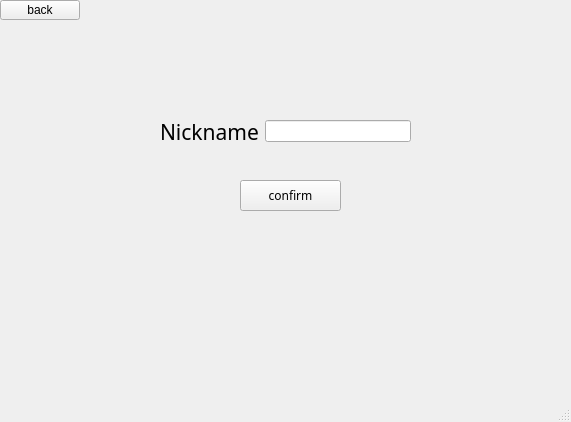
<?xml version="1.0" encoding="UTF-8"?>
<ui version="4.0">
 <class>username</class>
 <widget class="QMainWindow" name="username">
  <property name="geometry">
   <rect>
    <x>0</x>
    <y>0</y>
    <width>571</width>
    <height>422</height>
   </rect>
  </property>
  <property name="minimumSize">
   <size>
    <width>571</width>
    <height>422</height>
   </size>
  </property>
  <property name="maximumSize">
   <size>
    <width>571</width>
    <height>422</height>
   </size>
  </property>
  <property name="windowTitle">
   <string>MainWindow</string>
  </property>
  <property name="styleSheet">
   <string notr="true">background-color: 245, 245, 245;</string>
  </property>
  <widget class="QWidget" name="centralwidget">
   <property name="styleSheet">
    <string notr="true">background-image: url(:/img/img/w.png);</string>
   </property>
   <widget class="QPushButton" name="pushButton_exit">
    <property name="geometry">
     <rect>
      <x>0</x>
      <y>0</y>
      <width>80</width>
      <height>20</height>
     </rect>
    </property>
    <property name="text">
     <string>back</string>
    </property>
   </widget>
   <widget class="QWidget" name="layoutWidget">
    <property name="geometry">
     <rect>
      <x>160</x>
      <y>120</y>
      <width>251</width>
      <height>24</height>
     </rect>
    </property>
    <layout class="QFormLayout" name="formLayout">
     <item row="0" column="0">
      <widget class="QLabel" name="label">
       <property name="font">
        <font>
         <family>黑体</family>
         <pointsize>16</pointsize>
        </font>
       </property>
       <property name="text">
        <string>Nickname</string>
       </property>
      </widget>
     </item>
     <item row="0" column="1">
      <widget class="QLineEdit" name="lineEdit"/>
     </item>
    </layout>
   </widget>
   <widget class="QPushButton" name="pushButton_confirm">
    <property name="geometry">
     <rect>
      <x>240</x>
      <y>180</y>
      <width>101</width>
      <height>31</height>
     </rect>
    </property>
    <property name="font">
     <font>
      <family>黑体</family>
     </font>
    </property>
    <property name="text">
     <string>confirm</string>
    </property>
   </widget>
  </widget>
  <widget class="QMenuBar" name="menubar">
   <property name="geometry">
    <rect>
     <x>0</x>
     <y>0</y>
     <width>571</width>
     <height>21</height>
    </rect>
   </property>
  </widget>
  <widget class="QStatusBar" name="statusbar">
   <property name="styleSheet">
    <string notr="true">background-image: url(:/img/img/w.png);</string>
   </property>
  </widget>
 </widget>
 <resources/>
 <connections/>
</ui>
